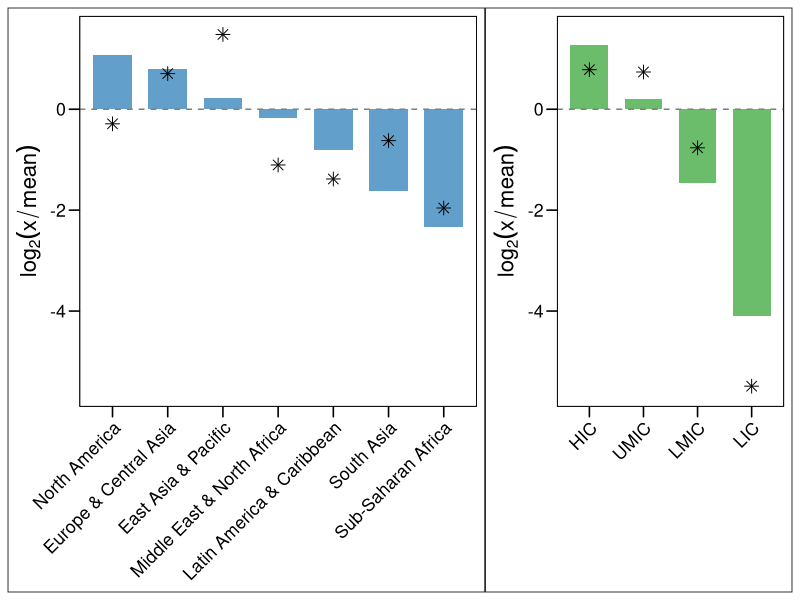
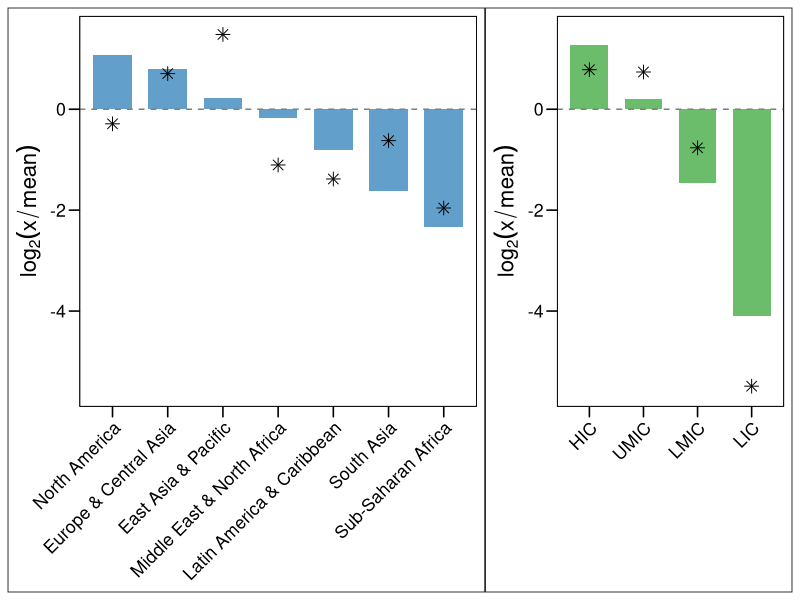

These charts were generated, in order, by the following R code:
pkgs <- c("ggplot2", "dplyr", "ggthemes", "patchwork")
for (p in pkgs) {
  if (!requireNamespace(p, quietly = TRUE)) {
    install.packages(p)
  }
  library(p, character.only = TRUE)
}

region_data <- read.csv("./Data/Fig2a_region.csv", row.names = 1)
income_data <- read.csv("./Data/Fig2a_income.csv", row.names = 1)
# Compute a shared y-axis range for both metrics
y_min <- min(c(region_data$log_ratio_hydro, region_data$log_ratio_total,
               income_data$log_ratio_hydro, income_data$log_ratio_total))
y_max <- max(c(region_data$log_ratio_hydro, region_data$log_ratio_total,
               income_data$log_ratio_hydro, income_data$log_ratio_total))
# Create the Region bar chart
p1 <- ggplot(region_data) +
  # Bar chart for hydro_pop_m (blue)
  geom_col(aes(x = reorder(Name, -log_ratio_hydro), y = log_ratio_hydro), 
           fill = "#1f77b4", width = 0.7, alpha = 0.7) +
  # Marker for Total_hydro (black star)
  geom_point(aes(x = reorder(Name, -log_ratio_hydro), y = log_ratio_total), 
             shape = 8, size = 3, color = "black", stroke = 0.5) +
  geom_hline(yintercept = 0, linetype = "dashed", color = "gray50") +
  labs(title = NULL, 
       x = NULL, 
       y = expression(log[2]("x"/"mean"))) +
  ylim(y_min * 1.01, y_max * 1.01) +
  theme_base() +
  theme(axis.text.x = element_text(angle = 45, hjust = 1))

# Create the Income level bar chart
p2 <- ggplot(income_data) +
  # Bar chart for hydro_pop_m (green)
  geom_col(aes(x = reorder(Name, -log_ratio_hydro), y = log_ratio_hydro), 
           fill = "#2ca02c", width = 0.7, alpha = 0.7) +
  # Marker for Total_hydro (black star)
  geom_point(aes(x = reorder(Name, -log_ratio_hydro), y = log_ratio_total), 
             shape = 8, size = 3, color = "black", stroke = 0.5) +
  geom_hline(yintercept = 0, linetype = "dashed", color = "gray50") +
  labs(title = NULL, 
       x = NULL, 
       y = expression(log[2]("x"/"mean"))) +
  ylim(y_min * 1.01, y_max * 1.01) +
  theme_base() +
  theme(axis.text.x = element_text(angle = 45, hjust = 1))

# Combine the plots horizontally
combined_plot <- p1 + p2 + 
  plot_layout(widths = c(7, 4)) +
  plot_annotation(theme = theme(plot.title = element_text(hjust = 0.5, size = 14, face = "bold")))

# Display the plot
print(combined_plot)

ggsave("./Figures//Fig2a.pdf", combined_plot, family = "ArialMT")
